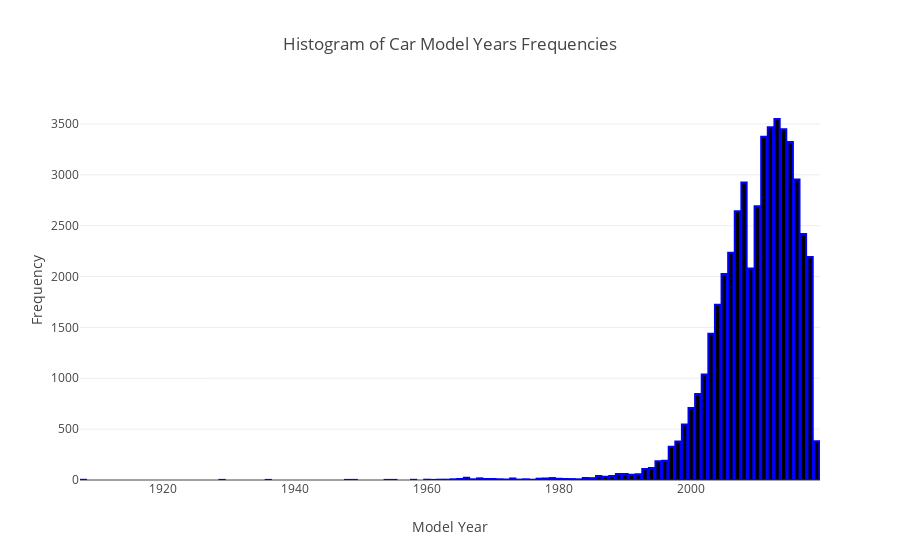

The notebook cell saved with this chart:
### Code cell
# Here we investigate which model year cars are mpost popular. 
hist_model_year = px.bar(model_year_order, x='model_year', y='count', 
             labels={'model_year': 'Model Year', 'count': 'Frequency'}, title='Histogram of Car Model Years Frequencies')
hist_model_year.update_traces(marker=dict(line=dict(width=2, color='Blue')))
hist_model_year.show()

### Figure 1 — Plotly figure (JSON) as saved in the notebook; plotly's stock layout.template omitted (floating-point values rounded to 4 significant figures)
{"data": [{"alignmentgroup": "True", "hovertemplate": "Model Year=%{x}<br>Frequency=%{y}<extra></extra>", "legendgroup": "", "marker": {"color": "#000001", "line": {"color": "Blue", "width": 2}, "pattern": {"shape": ""}}, "name": "", "offsetgroup": "", "orientation": "v", "showlegend": false, "textposition": "auto", "type": "bar", "x": [1908, 1929, 1936, 1948, 1949, 1954, 1955, 1958, 1960, 1961, 1962, 1963, 1964, 1965, 1966, 1967, 1968, 1969, 1970, 1971, 1972, 1973, 1974, 1975, 1976, 1977, 1978, 1979, 1980, 1981, 1982, 1983, 1984, 1985, 1986, 1987, 1988, 1989, 1990, 1991, 1992, 1993, 1994, 1995, 1996, 1997, 1998, 1999, 2000, 2001, 2002, 2003, 2004, 2005, 2006, 2007, 2008, 2009, 2010, 2011, 2012, 2013, 2014, 2015, 2016, 2017, 2018, 2019], "xaxis": "x", "y": [2, 1, 1, 1, 1, 1, 1, 2, 3, 1, 3, 3, 7, 10, 23, 7, 16, 10, 10, 7, 5, 15, 4, 7, 3, 13, 15, 19, 12, 10, 9, 7, 20, 18, 39, 31, 40, 58, 58, 51, 57, 108, 118, 184, 189, 327, 378, 546, 709, 845, 1037, 1437, 1722, 2025, 2234, 2643, 2924, 2079, 2691, 3375, 3468, 3549, 3448, 3323, 2954, 2419, 2193, 380], "yaxis": "y"}], "layout": {"barmode": "relative", "legend": {"tracegroupgap": 0}, "title": {"text": "Histogram of Car Model Years Frequencies"}, "xaxis": {"anchor": "y", "domain": [0, 1], "title": {"text": "Model Year"}}, "yaxis": {"anchor": "x", "domain": [0, 1], "title": {"text": "Frequency"}}}}
